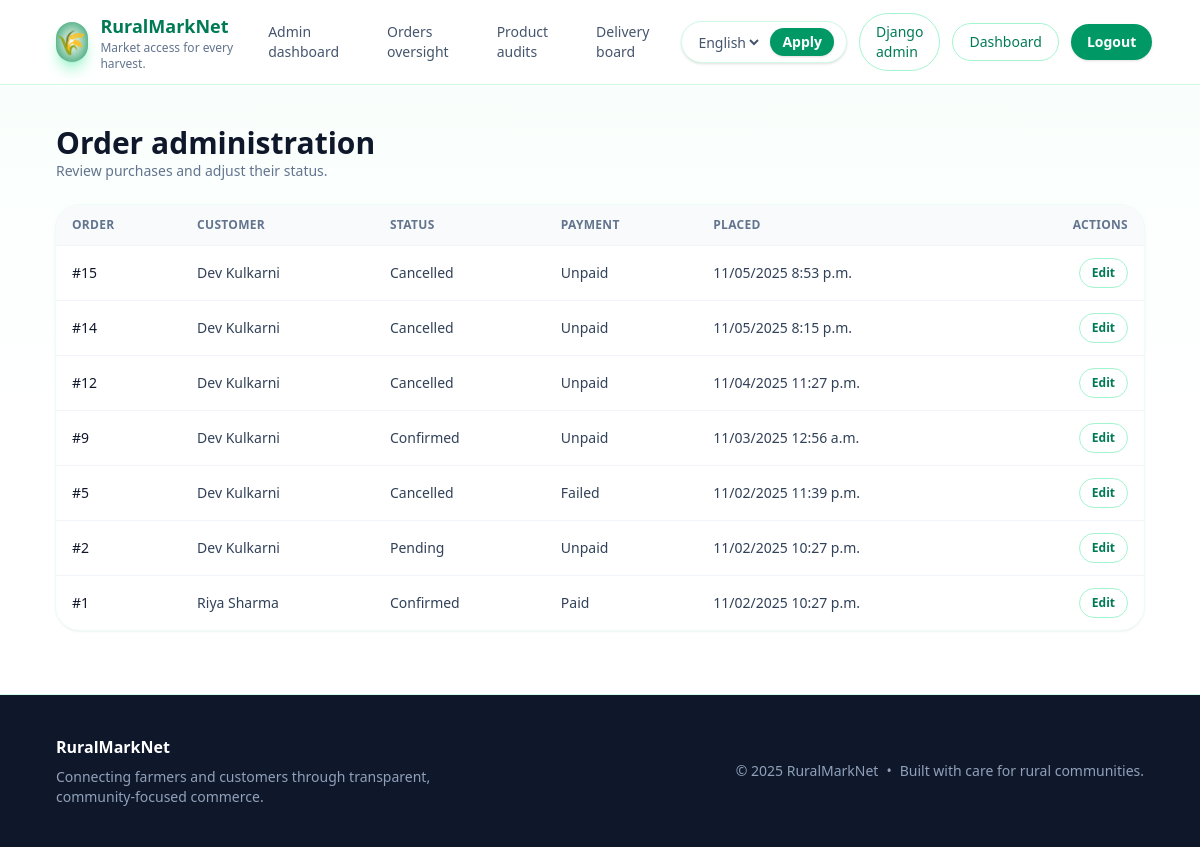
The app's page /orders/admin/orders/ (signed in) with its own data.
### orders/models.py (models this page shows, shortened)
class Order(models.Model):
    class Status(models.TextChoices):
        CART = "cart", _("Cart")
        PENDING = "pending", _("Pending")
        CONFIRMED = "confirmed", _("Confirmed")
        SHIPPED = "shipped", _("Shipped")
        DELIVERED = "delivered", _("Delivered")
        CANCELLED = "cancelled", _("Cancelled")
    class PaymentStatus(models.TextChoices):
        UNPAID = "unpaid", _("Unpaid")
        PAID = "paid", _("Paid")
        REFUNDED = "refunded", _("Refunded")
        FAILED = "failed", _("Failed")
    customer = models.ForeignKey(
        settings.AUTH_USER_MODEL,
        on_delete=models.CASCADE,
        related_name="orders",
    )
    status = models.CharField(
        max_length=20, choices=Status.choices, default=Status.CART
    )
    payment_status = models.CharField(
        max_length=20, choices=PaymentStatus.choices, default=PaymentStatus.UNPAID
    )
    total_amount = models.DecimalField(max_digits=10, decimal_places=2, default=0)
    delivery_address = models.TextField(blank=True)
    scheduled_date = models.DateField(null=True, blank=True)
    scheduled_window = models.CharField(max_length=50, blank=True)
    notes = models.TextField(blank=True)
    created_at = models.DateTimeField(auto_now_add=True)
    updated_at = models.DateTimeField(auto_now=True)
    class Meta:
        ordering = ["-created_at"]

### accounts/models.py (models this page shows, shortened)
class User(AbstractUser):
    class Roles(models.TextChoices):
        FARMER = "farmer", _("Farmer")
        CUSTOMER = "customer", _("Customer")
        ADMIN = "admin", _("Administrator")
    PREFERRED_LANGUAGE_CHOICES = (
        ("en", _("English")),
        ("hi", _("Hindi")),
        ("mr", _("Marathi")),
    )
    role = models.CharField(
        max_length=20,
        choices=Roles.choices,
        default=Roles.CUSTOMER,
        help_text=_("Determines the level of access within the platform."),
    )
    phone_number = models.CharField(
        max_length=20,
        blank=True,
        help_text=_("Optional contact number for delivery coordination."),
    )
    preferred_language = models.CharField(
        max_length=8,
        choices=PREFERRED_LANGUAGE_CHOICES,
        default="en",
        help_text=_("Preferred language for the interface."),
    )
    address = models.TextField(blank=True)
    accepted_payment_methods = models.JSONField(
        default=None,
        blank=True,
        null=True,
        help_text=_("Payment method codes this farmer chooses to accept."),
    )

### orders/views.py (the view)
# urls.py: path("admin/orders/", AdminOrderListView.as_view(), name="admin-list"),
class AdminOrderListView(AdminRequiredMixin, ListView):
    template_name = "orders/admin_order_list.html"
    context_object_name = "orders"
    paginate_by = 25
    def get_queryset(self):  # type: ignore[override]
        return (
            Order.objects.exclude(status=Order.Status.CART)
            .select_related("customer")
            .prefetch_related("items__product")
            .order_by("-created_at")
        )

### products/forms.py
class ProductFilterForm(forms.Form):
    search = forms.CharField(required=False, label=_("Search"))
    category = forms.ChoiceField(
        required=False,
        choices=[("", _("All categories"))] + list(Product.Categories.choices),
    )
    min_price = forms.DecimalField(required=False, min_value=0, label=_("Min price"))
    max_price = forms.DecimalField(required=False, min_value=0, label=_("Max price"))
    available = forms.BooleanField(required=False, initial=True, label=_("In stock"))

### accounts/mixins.py (called while the page is built)
    def test_func(self) -> bool:  # noqa: D401
        request = getattr(self, "request", None)
        user = getattr(request, "user", None)
        return bool(
            getattr(user, "is_authenticated", False)
            and (getattr(user, "is_staff", False) or getattr(user, "is_superuser", False))
        )

### products/context_processors.py (called while the page is built)
def product_filters(request):
    return {
        "product_filter_form": ProductFilterForm(request.GET or None),
        "product_categories": Product.Categories.choices,
    }

### orders/templates/orders/admin_order_list.html (shortened to what this page needs)
{% extends "base.html" %}
{% load i18n %}
{% block content %}
<section class="space-y-6">
    <header class="flex flex-col gap-2 md:flex-row md:items-center md:justify-between">
        <div>
            <h1 class="text-3xl font-semibold text-slate-900">{% trans "Order administration" %}</h1>
            <p class="text-sm text-slate-500">{% trans "Review purchases and adjust their status." %}</p>
        </div>
    </header>
    <div class="overflow-hidden rounded-3xl bg-white shadow-sm ring-1 ring-emerald-50">
        <table class="min-w-full divide-y divide-slate-100 text-left text-sm text-slate-700">
            <thead class="bg-slate-50 text-xs font-semibold uppercase tracking-wide text-slate-500">
                <tr>
                    <th class="px-4 py-3">{% trans "Order" %}</th>
                    <th class="px-4 py-3">{% trans "Customer" %}</th>
                    <th class="px-4 py-3">{% trans "Status" %}</th>
                    <th class="px-4 py-3">{% trans "Payment" %}</th>
                    <th class="px-4 py-3">{% trans "Placed" %}</th>
                    <th class="px-4 py-3 text-right">{% trans "Actions" %}</th>
                </tr>
            </thead>
            <tbody class="divide-y divide-slate-100">
                {% for order in orders %}
                    <tr class="hover:bg-emerald-50/40">
                        <td class="px-4 py-3 font-medium text-slate-900">#{{ order.pk }}</td>
                        <td class="px-4 py-3">
                            {{ order.customer.get_full_name|default:order.customer.username }}
                        </td>
                        <td class="px-4 py-3">
                            {{ order.get_status_display }}
                        </td>
                        <td class="px-4 py-3">
                            {{ order.get_payment_status_display }}
                        </td>
                        <td class="px-4 py-3">
                            {{ order.created_at|date:"SHORT_DATETIME_FORMAT" }}
                        </td>
                        <td class="px-4 py-3 text-right">
                            <a href="{% url 'portal-admin:orders-update' order.pk %}" class="inline-flex items-center gap-2 rounded-full border border-emerald-200 px-3 py-1.5 text-xs font-semibold text-emerald-700 transition hover:border-emerald-300 hover:bg-emerald-50">{% trans "Edit" %}</a>
                        </td>
                    </tr>
                {% empty %}
                    <tr>
                        <td colspan="6" class="px-4 py-10 text-center text-sm text-slate-500">{% trans "No orders found." %}</td>
                    </tr>
                {% endfor %}
            </tbody>
        </table>
    </div>
</section>
{% endblock %}

### records on screen
Order: pk "15", customer.get_full_name "Dev Kulkarni", status "Cancelled", payment_status "Unpaid", created_at "11/05/2025 8:53 p.m."
Order: pk "14", customer.get_full_name "Dev Kulkarni", status "Cancelled", payment_status "Unpaid", created_at "11/05/2025 8:15 p.m."
Order: pk "12", customer.get_full_name "Dev Kulkarni", status "Cancelled", payment_status "Unpaid", created_at "11/04/2025 11:27 p.m."
Order: pk "9", customer.get_full_name "Dev Kulkarni", status "Confirmed", payment_status "Unpaid", created_at "11/03/2025 12:56 a.m."
Order: pk "5", customer.get_full_name "Dev Kulkarni", status "Cancelled", payment_status "Failed", created_at "11/02/2025 11:39 p.m."
Order: pk "2", customer.get_full_name "Dev Kulkarni", status "Pending", payment_status "Unpaid", created_at "11/02/2025 10:27 p.m."
Order: pk "1", customer.get_full_name "Riya Sharma", status "Confirmed", payment_status "Paid", created_at "11/02/2025 10:27 p.m."

### other values on screen
form field language "English"
